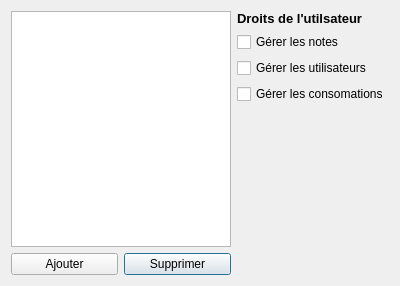
<?xml version="1.0" encoding="UTF-8"?>
<ui version="4.0">
 <class>Dialog</class>
 <widget class="QDialog" name="Dialog">
  <property name="geometry">
   <rect>
    <x>0</x>
    <y>0</y>
    <width>400</width>
    <height>286</height>
   </rect>
  </property>
  <property name="windowTitle">
   <string>Gestion utilisateurs</string>
  </property>
  <layout class="QGridLayout" name="gridLayout">
   <item row="3" column="2">
    <widget class="QCheckBox" name="manage_products">
     <property name="text">
      <string>Gérer les consomations</string>
     </property>
    </widget>
   </item>
   <item row="0" column="2">
    <widget class="QLabel" name="title">
     <property name="sizePolicy">
      <sizepolicy hsizetype="Minimum" vsizetype="Fixed">
       <horstretch>0</horstretch>
       <verstretch>0</verstretch>
      </sizepolicy>
     </property>
     <property name="font">
      <font>
       <pointsize>10</pointsize>
       <weight>75</weight>
       <bold>true</bold>
      </font>
     </property>
     <property name="text">
      <string>Droits de l'utilsateur</string>
     </property>
    </widget>
   </item>
   <item row="5" column="1">
    <widget class="QPushButton" name="delete_button">
     <property name="text">
      <string>Supprimer</string>
     </property>
    </widget>
   </item>
   <item row="0" column="0" rowspan="5" colspan="2">
    <widget class="UserList" name="user_list"/>
   </item>
   <item row="2" column="2">
    <widget class="QCheckBox" name="manage_users">
     <property name="text">
      <string>Gérer les utilisateurs</string>
     </property>
    </widget>
   </item>
   <item row="5" column="0">
    <widget class="QPushButton" name="add_button">
     <property name="text">
      <string>Ajouter</string>
     </property>
    </widget>
   </item>
   <item row="1" column="2">
    <widget class="QCheckBox" name="manage_notes">
     <property name="text">
      <string>Gérer les notes</string>
     </property>
    </widget>
   </item>
  </layout>
 </widget>
 <customwidgets>
  <customwidget>
   <class>UserList</class>
   <extends>QListWidget</extends>
   <header>gui/users_management_window</header>
  </customwidget>
 </customwidgets>
 <tabstops>
  <tabstop>user_list</tabstop>
  <tabstop>manage_notes</tabstop>
  <tabstop>manage_users</tabstop>
  <tabstop>manage_products</tabstop>
  <tabstop>add_button</tabstop>
  <tabstop>delete_button</tabstop>
 </tabstops>
 <resources/>
 <connections>
  <connection>
   <sender>user_list</sender>
   <signal>currentItemChanged(QListWidgetItem*,QListWidgetItem*)</signal>
   <receiver>Dialog</receiver>
   <slot>select_user()</slot>
   <hints>
    <hint type="sourcelabel">
     <x>147</x>
     <y>93</y>
    </hint>
    <hint type="destinationlabel">
     <x>64</x>
     <y>-11</y>
    </hint>
   </hints>
  </connection>
  <connection>
   <sender>add_button</sender>
   <signal>clicked()</signal>
   <receiver>Dialog</receiver>
   <slot>add()</slot>
   <hints>
    <hint type="sourcelabel">
     <x>69</x>
     <y>270</y>
    </hint>
    <hint type="destinationlabel">
     <x>199</x>
     <y>142</y>
    </hint>
   </hints>
  </connection>
  <connection>
   <sender>manage_notes</sender>
   <signal>stateChanged(int)</signal>
   <receiver>Dialog</receiver>
   <slot>on_checkbox_change(int)</slot>
   <hints>
    <hint type="sourcelabel">
     <x>329</x>
     <y>29</y>
    </hint>
    <hint type="destinationlabel">
     <x>199</x>
     <y>142</y>
    </hint>
   </hints>
  </connection>
  <connection>
   <sender>manage_products</sender>
   <signal>stateChanged(int)</signal>
   <receiver>Dialog</receiver>
   <slot>on_checkbox_change(int)</slot>
   <hints>
    <hint type="sourcelabel">
     <x>329</x>
     <y>69</y>
    </hint>
    <hint type="destinationlabel">
     <x>199</x>
     <y>142</y>
    </hint>
   </hints>
  </connection>
  <connection>
   <sender>manage_users</sender>
   <signal>stateChanged(int)</signal>
   <receiver>Dialog</receiver>
   <slot>on_checkbox_change(int)</slot>
   <hints>
    <hint type="sourcelabel">
     <x>329</x>
     <y>49</y>
    </hint>
    <hint type="destinationlabel">
     <x>199</x>
     <y>142</y>
    </hint>
   </hints>
  </connection>
 </connections>
 <slots>
  <slot>select_user()</slot>
  <slot>add()</slot>
  <slot>on_checkbox_change(int)</slot>
 </slots>
</ui>
